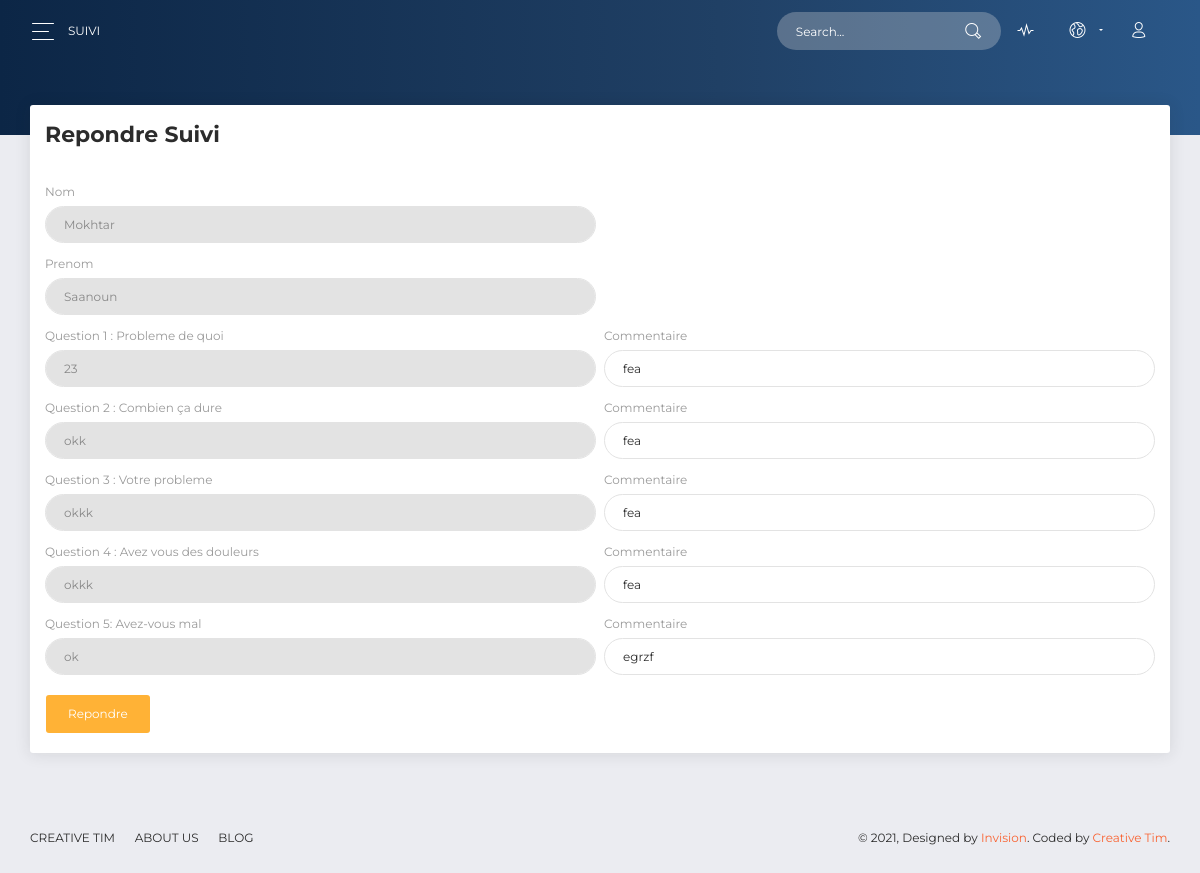
The page /Admin/RepondreSuivi.php?id=44 on the database its author committed.
### tables this page shows
CREATE TABLE `suivi` (
  `id` int(200) NOT NULL,
  `id_utilisateur` int(11) NOT NULL,
  `nom` varchar(255) NOT NULL,
  `prenom` varchar(255) NOT NULL,
  `question1` varchar(255) NOT NULL,
  `question2` varchar(255) NOT NULL,
  `question3` varchar(255) NOT NULL,
  `question4` varchar(255) NOT NULL,
  `question5` varchar(255) NOT NULL,
  `reponse1` varchar(255) DEFAULT NULL,
  `reponse2` varchar(255) DEFAULT NULL,
  `reponse3` varchar(255) DEFAULT NULL,
  `reponse4` varchar(255) DEFAULT NULL,
  `reponse5` varchar(255) DEFAULT NULL,
  `commentaire1` varchar(255) DEFAULT NULL,
  `commentaire2` varchar(255) DEFAULT NULL,
  `commentaire3` varchar(255) DEFAULT NULL,
  `commentaire4` varchar(255) DEFAULT NULL,
  `commentaire5` varchar(255) DEFAULT NULL,
  `etat` int(11) NOT NULL
);

### Controller/SuiviC.php (called while the page is built, shortened)
<?php
class SuiviC{
    function recupererSuivi($id){
        $sql="SELECT * from Suivi where id=$id";
        $db = config::getConnexion();
        try{
        $liste=$db->query($sql);
        return $liste;
        }
        catch (Exception $e){
            die('Erreur: '.$e->getMessage());
        }
    }
}
?>

### Admin/RepondreSuivi.php (the view, shortened to what this page needs)
<?php
include "../Controller/SuiviC.php";
if (isset($_GET['id'])){
$suiviC = new SuiviC();
$result=$suiviC->recupererSuivi($_GET['id']);
foreach($result as $row){
$nom=$row['nom'];
$prenom=$row['prenom'];
$question1=$row['question1'];
$question2=$row['question2'];
$question3=$row['question3'];
$question4=$row['question4'];
$question5=$row['question5'];
$reponse1=$row['reponse1'];
$reponse2=$row['reponse2'];
$reponse3=$row['reponse3'];
$reponse4=$row['reponse4'];
$reponse5=$row['reponse5'];
$commentaire1=$row['commentaire1'];
$commentaire2=$row['commentaire2'];
$commentaire3=$row['commentaire3'];
$commentaire4=$row['commentaire4'];
$commentaire5=$row['commentaire5'];
    }
}
?>
<!DOCTYPE html>
<html lang="en">
<head>
  <link rel="stylesheet" href="https://use.fontawesome.com/releases/v5.7.1/css/all.css">
  <link href="assets/css/bootstrap.min.css" rel="stylesheet" />
  <link href="assets/css/now-ui-dashboard.css?v=1.5.0" rel="stylesheet" />
  <link href="assets/demo/demo.css" rel="stylesheet" />
</head>
<body class="user-profile">
  <div class="wrapper ">
    <div class="main-panel" id="main-panel">
      <nav class="navbar navbar-expand-lg navbar-transparent  bg-primary  navbar-absolute">
        <div class="container-fluid">
          <div class="navbar-wrapper">
            <div class="navbar-toggle">
              <button type="button" class="navbar-toggler">
                <span class="navbar-toggler-bar bar1"></span>
                <span class="navbar-toggler-bar bar2"></span>
                <span class="navbar-toggler-bar bar3"></span>
              </button>
            </div>
            <a class="navbar-brand" href="#pablo">Suivi</a>
          </div>
          <div class="collapse navbar-collapse justify-content-end" id="navigation">
            <form>
              <div class="input-group no-border">
                <input type="text" value="" class="form-control" placeholder="Search...">
                <div class="input-group-append">
                  <div class="input-group-text">
                    <i class="now-ui-icons ui-1_zoom-bold"></i>
                  </div>
                </div>
              </div>
            </form>
            <ul class="navbar-nav">
              <li class="nav-item">
                <a class="nav-link" href="#pablo">
                  <i class="now-ui-icons media-2_sound-wave"></i>
                </a>
              </li>
              <li class="nav-item dropdown">
                <a class="nav-link dropdown-toggle" id="navbarDropdownMenuLink" data-toggle="dropdown" aria-haspopup="true" aria-expanded="false">
                  <i class="now-ui-icons location_world"></i>
                </a>
              </li>
              <li class="nav-item">
                <a class="nav-link" href="#pablo">
                  <i class="now-ui-icons users_single-02"></i>
                </a>
              </li>
            </ul>
          </div>
        </div>
      </nav>
      <div class="panel-header panel-header-sm">
      </div>
      <div class="content">
        <div class="row">
          <div class="col-md-12">
            <div class="card">
              <div class="card-header">
                <h5 class="title">Repondre Suivi</h5>
              </div>
              <div class="card-body">
              <form method="POST" id="form-horizontal" class="form-horizontal" enctype="multipart/form-data" action="" >
                  <div class="row">
                    <div class="col-md-6 pr-1">
                      <div class="form-group">
                        <label>Nom</label>
                        <input type="text" class="form-control" disabled="" value="<?PHP echo $nom ?>" name="nom">
                      </div>
                    </div>
                  </div>
                  <div class="row">
                    <div class="col-md-6 pr-1">
                      <div class="form-group">
                        <label>Prenom</label>
                        <input type="text" class="form-control" disabled="" value="<?PHP echo $prenom ?>" name="prenom">
                      </div>
                    </div>
                  </div>
                  <div class="row">
                    <div class="col-md-6 pr-1">
                      <div class="form-group">
                        <label>Question 1 : <?PHP echo $question1 ?></label>
                        <input type="text" class="form-control" disabled="" value="<?PHP echo $reponse1 ?>" name="reponse1">
                      </div>
                    </div>
                    <div class="col-md-6 pl-1">
                      <div class="form-group">
                        <label>Commentaire</label>
                        <input type="text" class="form-control"  value="<?PHP echo $commentaire1 ?>" name="commentaire1">
                      </div>
                    </div>
                  </div>
                  <div class="row">
                    <div class="col-md-6 pr-1">
                      <div class="form-group">
                        <label>Question 2 : <?PHP echo $question2 ?></label>
                        <input type="text" class="form-control" disabled="" value="<?PHP echo $reponse2 ?>" name="reponse2">
                      </div>
                    </div>
                    <div class="col-md-6 pl-1">
                      <div class="form-group">
                        <label>Commentaire</label>
                        <input type="text" class="form-control" value="<?PHP echo $commentaire2 ?>" name="commentaire2">
                      </div>
                    </div>
                  </div>
                  <div class="row">
                    <div class="col-md-6 pr-1">
                      <div class="form-group">
                        <label>Question 3 : <?PHP echo $question3 ?></label>
                        <input type="text" class="form-control" disabled="" value="<?PHP echo $reponse3 ?>" name="reponse3">
                      </div>
                    </div>
                    <div class="col-md-6 pl-1">
                      <div class="form-group">
                        <label>Commentaire</label>
                        <input type="text" class="form-control" value="<?PHP echo $commentaire3 ?>" name="commentaire3">
                      </div>
                    </div>
                  </div>
                  <div class="row">
                    <div class="col-md-6 pr-1">
                      <div class="form-group">
                        <label>Question 4 : <?PHP echo $question4 ?></label>
                        <input type="text" class="form-control" disabled="" value="<?PHP echo $reponse4 ?>" name="reponse4">
                      </div>
                    </div>
                    <div class="col-md-6 pl-1">
                      <div class="form-group">
                        <label>Commentaire</label>
                        <input type="text" class="form-control" value="<?PHP echo $commentaire4 ?>" name="commentaire4">
                      </div>
                    </div>
                  </div>
                  <div class="row">
                    <div class="col-md-6 pr-1">
                      <div class="form-group">
                        <label>Question 5: <?PHP echo $question5 ?></label>
                        <input type="text" class="form-control" disabled="" value="<?PHP echo $reponse5 ?>" name="reponse5">
                      </div>
                    </div>
                    <div class="col-md-6 pl-1">
                      <div class="form-group">
                        <label>Commentaire</label>
                        <input type="text" class="form-control" value="<?PHP echo $commentaire5 ?>" name="commentaire5">
                      </div>
                    </div>
                  </div>
                  <input type="submit" class="btn btn-warning" value="Repondre" name="Repondre" >
                </form>
              </div>
            </div>
          </div>
        </div>
      </div>
      <footer class="footer">
        <div class=" container-fluid ">
          <nav>
            <ul>
              <li>
                <a href="https://www.creative-tim.com">
                  Creative Tim
                </a>
              </li>
              <li>
                <a href="http://presentation.creative-tim.com">
                  About Us
                </a>
              </li>
              <li>
                <a href="http://blog.creative-tim.com">
                  Blog
                </a>
              </li>
            </ul>
          </nav>
          <div class="copyright" id="copyright">
            &copy; , Designed by <a href="https://www.invisionapp.com" target="_blank">Invision</a>. Coded by <a href="https://www.creative-tim.com" target="_blank">Creative Tim</a>.
          </div>
        </div>
      </footer>
    </div>
  </div>
</body>
</html>

### rows shown on the page
suivi: nom "Mokhtar", prenom "Saanoun", question1 "Probleme de quoi", reponse1 "23", commentaire1 "fea", question2 "Combien ça dure", reponse2 "okk", commentaire2 "fea", question3 "Votre probleme", reponse3 "okkk", commentaire3 "fea", question4 "Avez vous des douleurs", reponse4 "okkk", commentaire4 "fea", question5 "Avez-vous mal", reponse5 "ok", commentaire5 "egrzf"
